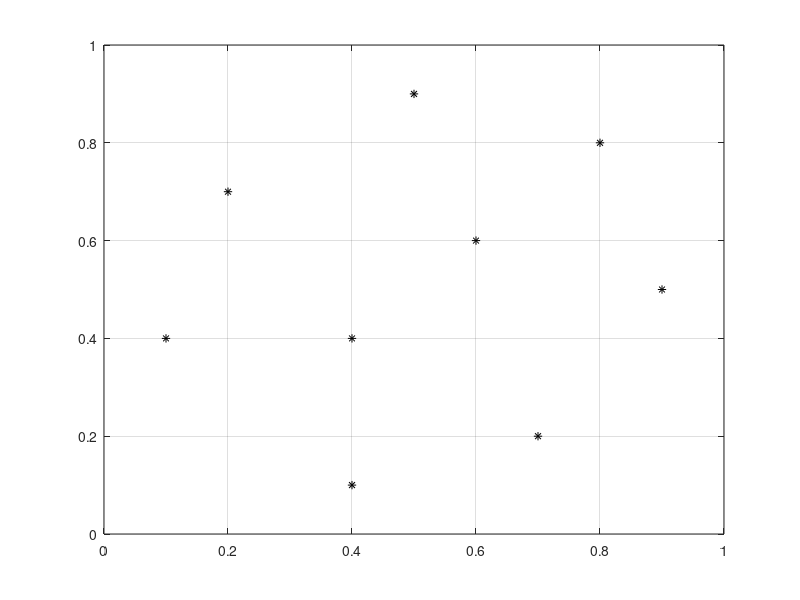

Recreate this plot in MATLAB. (Note: this script raises an error after producing the figure.)
clear
clc

figure
box on
xb = [0.1, 0.2, 0.4, 0.4, 0.5, 0.6, 0.7, 0.8, 0.9];
yb = [0.4, 0.7, 0.1, 0.4, 0.9, 0.6, 0.2, 0.8, 0.5];
plot(xb, yb, 'black*')
xlim([0, 1]);
ylim([0, 1]);
grid on
ax = gca;
ax.GridLineStyle = '--';
ax.GridColor = 'black';
ax.LineWidth = 1;
saveas(gcf, 'Nine_Points.png')

nn = 64;
f = @(x, y) sin(pi * x).*y.*(1-y);
time = 0:1/nn:1;

formatSpec = '%f';
fileID = fopen(strcat('QT_fx_', num2str(nn), '_1%.txt'), 'r');
fh = fscanf(fileID, formatSpec);

fhx = zeros(nn + 1, 1);
fhy = zeros(nn + 1, 1);

for ny = 0:nn
    for nx = 0:nn
        if nx / nn == 0.5
            fhy(ny + 1) = fh(ny * (nn + 1) + nx + 1);
        end
         if ny / nn == 0.5
            fhx(nx + 1) = fh(ny * (nn + 1) + nx + 1);
        end
    end
end


figure
hold on
set(fplot(@(x)f(x, 0.5)), 'color', 'black')
plot(time, fhy, 'black-o', 'MarkerSize', 2);
legend('exact f(x, 0.5)', 'f^\gamma_h with noise 1%', 'Location', 'south');
xlim([0, 1]); ylim ([0, 0.3]);
title(''); xlabel(''); ylabel(''); box on;
saveas(gcf, 'HS_9Points_fx1.png');

figure
hold on
set(fplot(@(y)f(0.5, y)), 'color', 'black')
plot(time, fhy, 'black-o', 'MarkerSize', 2);
legend('exact f(0.5, y)', 'f^\gamma_h with noise 1%', 'Location', 'south');
xlim([0, 1]); ylim ([0, 0.3]);
title(''); xlabel(''); ylabel(''); box on;
saveas(gcf, 'HS_9Points_fx2.png');
%xticks([0:0.1:1]);